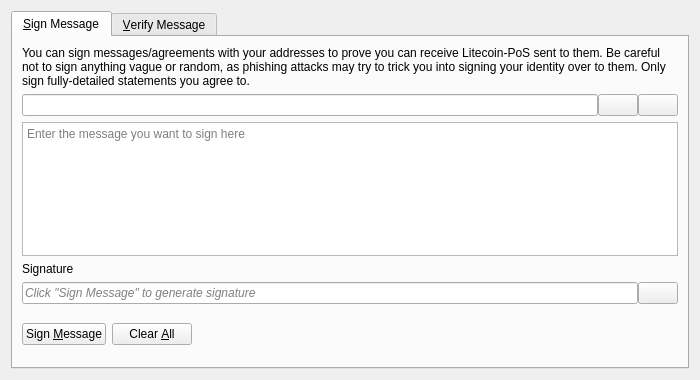
<?xml version="1.0" encoding="UTF-8"?>
<ui version="4.0">
 <class>SignVerifyMessageDialog</class>
 <widget class="QDialog" name="SignVerifyMessageDialog">
  <property name="geometry">
   <rect>
    <x>0</x>
    <y>0</y>
    <width>700</width>
    <height>380</height>
   </rect>
  </property>
  <property name="windowTitle">
   <string>Signatures - Sign / Verify a Message</string>
  </property>
  <property name="modal">
   <bool>true</bool>
  </property>
  <layout class="QVBoxLayout" name="verticalLayout">
   <item>
    <widget class="QTabWidget" name="tabWidget">
     <property name="currentIndex">
      <number>0</number>
     </property>
     <widget class="QWidget" name="tabSignMessage">
      <attribute name="title">
       <string>&amp;Sign Message</string>
      </attribute>
      <layout class="QVBoxLayout" name="verticalLayout_SM">
       <item>
        <widget class="QLabel" name="infoLabel_SM">
         <property name="text">
          <string>You can sign messages/agreements with your addresses to prove you can receive Litecoin-PoS sent to them. Be careful not to sign anything vague or random, as phishing attacks may try to trick you into signing your identity over to them. Only sign fully-detailed statements you agree to.</string>
         </property>
         <property name="textFormat">
          <enum>Qt::PlainText</enum>
         </property>
         <property name="wordWrap">
          <bool>true</bool>
         </property>
        </widget>
       </item>
       <item>
        <layout class="QHBoxLayout" name="horizontalLayout_1_SM">
         <property name="spacing">
          <number>0</number>
         </property>
         <item>
          <widget class="QValidatedLineEdit" name="addressIn_SM">
           <property name="toolTip">
            <string>The Litecoin PoS address to sign the message with</string>
           </property>
          </widget>
         </item>
         <item>
          <widget class="QPushButton" name="addressBookButton_SM">
           <property name="toolTip">
            <string>Choose previously used address</string>
           </property>
           <property name="text">
            <string/>
           </property>
           <property name="icon">
            <iconset resource="../bitcoin.qrc">
             <normaloff>:/icons/address-book</normaloff>:/icons/address-book</iconset>
           </property>
           <property name="shortcut">
            <string>Alt+A</string>
           </property>
           <property name="autoDefault">
            <bool>false</bool>
           </property>
          </widget>
         </item>
         <item>
          <widget class="QPushButton" name="pasteButton_SM">
           <property name="toolTip">
            <string>Paste address from clipboard</string>
           </property>
           <property name="text">
            <string/>
           </property>
           <property name="icon">
            <iconset resource="../bitcoin.qrc">
             <normaloff>:/icons/editpaste</normaloff>:/icons/editpaste</iconset>
           </property>
           <property name="shortcut">
            <string>Alt+P</string>
           </property>
           <property name="autoDefault">
            <bool>false</bool>
           </property>
          </widget>
         </item>
        </layout>
       </item>
       <item>
        <widget class="QPlainTextEdit" name="messageIn_SM">
         <property name="toolTip">
          <string>Enter the message you want to sign here</string>
         </property>
         <property name="placeholderText">
          <string>Enter the message you want to sign here</string>
         </property>
        </widget>
       </item>
       <item>
        <widget class="QLabel" name="signatureLabel_SM">
         <property name="text">
          <string>Signature</string>
         </property>
         <property name="textFormat">
          <enum>Qt::PlainText</enum>
         </property>
        </widget>
       </item>
       <item>
        <layout class="QHBoxLayout" name="horizontalLayout_2_SM">
         <property name="spacing">
          <number>0</number>
         </property>
         <item>
          <widget class="QLineEdit" name="signatureOut_SM">
           <property name="placeholderText">
            <string>Click "Sign Message" to generate signature</string>
           </property>
           <property name="font">
            <font>
             <italic>true</italic>
            </font>
           </property>
           <property name="readOnly">
            <bool>true</bool>
           </property>
          </widget>
         </item>
         <item>
          <widget class="QPushButton" name="copySignatureButton_SM">
           <property name="toolTip">
            <string>Copy the current signature to the system clipboard</string>
           </property>
           <property name="text">
            <string/>
           </property>
           <property name="icon">
            <iconset resource="../bitcoin.qrc">
             <normaloff>:/icons/editcopy</normaloff>:/icons/editcopy</iconset>
           </property>
           <property name="autoDefault">
            <bool>false</bool>
           </property>
          </widget>
         </item>
        </layout>
       </item>
       <item>
        <layout class="QHBoxLayout" name="horizontalLayout_3_SM">
         <item>
          <widget class="QPushButton" name="signMessageButton_SM">
           <property name="toolTip">
            <string>Sign the message to prove you own this Litecoin PoS address</string>
           </property>
           <property name="text">
            <string>Sign &amp;Message</string>
           </property>
           <property name="icon">
            <iconset resource="../bitcoin.qrc">
             <normaloff>:/icons/edit</normaloff>:/icons/edit</iconset>
           </property>
           <property name="autoDefault">
            <bool>false</bool>
           </property>
          </widget>
         </item>
         <item>
          <widget class="QPushButton" name="clearButton_SM">
           <property name="toolTip">
            <string>Reset all sign message fields</string>
           </property>
           <property name="text">
            <string>Clear &amp;All</string>
           </property>
           <property name="icon">
            <iconset resource="../bitcoin.qrc">
             <normaloff>:/icons/remove</normaloff>:/icons/remove</iconset>
           </property>
           <property name="autoDefault">
            <bool>false</bool>
           </property>
          </widget>
         </item>
         <item>
          <spacer name="horizontalSpacer_1_SM">
           <property name="orientation">
            <enum>Qt::Horizontal</enum>
           </property>
           <property name="sizeHint" stdset="0">
            <size>
             <width>40</width>
             <height>48</height>
            </size>
           </property>
          </spacer>
         </item>
         <item>
          <widget class="QLabel" name="statusLabel_SM">
           <property name="font">
            <font>
             <weight>75</weight>
             <bold>true</bold>
            </font>
           </property>
           <property name="text">
            <string/>
           </property>
           <property name="wordWrap">
            <bool>true</bool>
           </property>
          </widget>
         </item>
         <item>
          <spacer name="horizontalSpacer_2_SM">
           <property name="orientation">
            <enum>Qt::Horizontal</enum>
           </property>
           <property name="sizeHint" stdset="0">
            <size>
             <width>40</width>
             <height>48</height>
            </size>
           </property>
          </spacer>
         </item>
        </layout>
       </item>
      </layout>
     </widget>
     <widget class="QWidget" name="tabVerifyMessage">
      <attribute name="title">
       <string>&amp;Verify Message</string>
      </attribute>
      <layout class="QVBoxLayout" name="verticalLayout_VM">
       <item>
        <widget class="QLabel" name="infoLabel_VM">
         <property name="text">
          <string>Enter the receiver's address, message (ensure you copy line breaks, spaces, tabs, etc. exactly) and signature below to verify the message. Be careful not to read more into the signature than what is in the signed message itself, to avoid being tricked by a man-in-the-middle attack. Note that this only proves the signing party receives with the address, it cannot prove sendership of any transaction!</string>
         </property>
         <property name="textFormat">
          <enum>Qt::PlainText</enum>
         </property>
         <property name="alignment">
          <set>Qt::AlignLeading|Qt::AlignLeft|Qt::AlignTop</set>
         </property>
         <property name="wordWrap">
          <bool>true</bool>
         </property>
        </widget>
       </item>
       <item>
        <layout class="QHBoxLayout" name="horizontalLayout_1_VM">
         <property name="spacing">
          <number>0</number>
         </property>
         <item>
          <widget class="QValidatedLineEdit" name="addressIn_VM">
           <property name="toolTip">
            <string>The Litecoin PoS address the message was signed with</string>
           </property>
          </widget>
         </item>
         <item>
          <widget class="QPushButton" name="addressBookButton_VM">
           <property name="toolTip">
            <string>Choose previously used address</string>
           </property>
           <property name="text">
            <string/>
           </property>
           <property name="icon">
            <iconset resource="../bitcoin.qrc">
             <normaloff>:/icons/address-book</normaloff>:/icons/address-book</iconset>
           </property>
           <property name="shortcut">
            <string>Alt+A</string>
           </property>
           <property name="autoDefault">
            <bool>false</bool>
           </property>
          </widget>
         </item>
        </layout>
       </item>
       <item>
        <widget class="QPlainTextEdit" name="messageIn_VM">
          <property name="toolTip">
            <string>The signed message to verify</string>
          </property>
          <property name="placeholderText">
            <string>The signed message to verify</string>
          </property>
        </widget>
       </item>
       <item>
        <widget class="QValidatedLineEdit" name="signatureIn_VM">
          <property name="toolTip">
            <string>The signature given when the message was signed</string>
          </property>
          <property name="placeholderText">
            <string>The signature given when the message was signed</string>
          </property>
        </widget>
       </item>
       <item>
        <layout class="QHBoxLayout" name="horizontalLayout_2_VM">
         <item>
          <widget class="QPushButton" name="verifyMessageButton_VM">
           <property name="toolTip">
            <string>Verify the message to ensure it was signed with the specified Litecoin PoS address</string>
           </property>
           <property name="text">
            <string>Verify &amp;Message</string>
           </property>
           <property name="icon">
            <iconset resource="../bitcoin.qrc">
             <normaloff>:/icons/transaction_0</normaloff>:/icons/transaction_0</iconset>
           </property>
           <property name="autoDefault">
            <bool>false</bool>
           </property>
          </widget>
         </item>
         <item>
          <widget class="QPushButton" name="clearButton_VM">
           <property name="toolTip">
            <string>Reset all verify message fields</string>
           </property>
           <property name="text">
            <string>Clear &amp;All</string>
           </property>
           <property name="icon">
            <iconset resource="../bitcoin.qrc">
             <normaloff>:/icons/remove</normaloff>:/icons/remove</iconset>
           </property>
           <property name="autoDefault">
            <bool>false</bool>
           </property>
          </widget>
         </item>
         <item>
          <spacer name="horizontalSpacer_1_VM">
           <property name="orientation">
            <enum>Qt::Horizontal</enum>
           </property>
           <property name="sizeHint" stdset="0">
            <size>
             <width>40</width>
             <height>48</height>
            </size>
           </property>
          </spacer>
         </item>
         <item>
          <widget class="QLabel" name="statusLabel_VM">
           <property name="font">
            <font>
             <weight>75</weight>
             <bold>true</bold>
            </font>
           </property>
           <property name="text">
            <string/>
           </property>
           <property name="wordWrap">
            <bool>true</bool>
           </property>
          </widget>
         </item>
         <item>
          <spacer name="horizontalSpacer_2_VM">
           <property name="orientation">
            <enum>Qt::Horizontal</enum>
           </property>
           <property name="sizeHint" stdset="0">
            <size>
             <width>40</width>
             <height>48</height>
            </size>
           </property>
          </spacer>
         </item>
        </layout>
       </item>
      </layout>
     </widget>
    </widget>
   </item>
  </layout>
 </widget>
 <customwidgets>
  <customwidget>
   <class>QValidatedLineEdit</class>
   <extends>QLineEdit</extends>
   <header>qt/qvalidatedlineedit.h</header>
  </customwidget>
 </customwidgets>
 <resources>
  <include location="../bitcoin.qrc"/>
 </resources>
 <connections/>
</ui>
